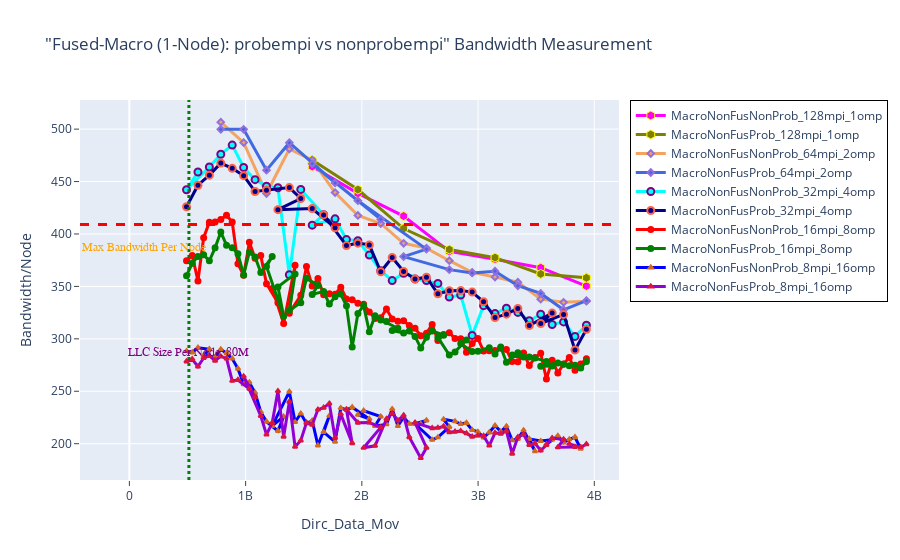

The code cell stored with this chart in its notebook:
### Markdown cell above
# BANDWIDTH

### Code cell
fig = go.Figure() 

# Case 1
fig.add_trace(go.Scatter(x=(dfn1MacNonFusNonProb_128mpi_1omp.Dirc_Data_Mov*(dfn1MacNonFusNonProb_128mpi_1omp.MPI_size)), 
                         y=(dfn1MacNonFusNonProb_128mpi_1omp.BAND*(dfn1MacNonFusNonProb_128mpi_1omp.MPI_size)), 
                         mode='lines+markers', 
                         name='MacroNonFusNonProb_128mpi_1omp',
                         line=dict(color='magenta',width=3),
                         marker=dict(symbol='hexagon',size=9, line=dict(color='yellow',width=1))))

fig.add_trace(go.Scatter(x=(dfn1MacNonFusProb_128mpi_1omp.Dirc_Data_Mov*(dfn1MacNonFusProb_128mpi_1omp.MPI_size)), 
                         y=(dfn1MacNonFusProb_128mpi_1omp.BAND*(dfn1MacNonFusProb_128mpi_1omp.MPI_size)), 
                         mode='lines+markers', 
                         name='MacroNonFusProb_128mpi_1omp',
                         line=dict(color='olive',width=3),
                         marker=dict(symbol='hexagon',size=9, line=dict(color='yellow',width=1))))


# Case 2
fig.add_trace(go.Scatter(x=(dfn1MacNonFusNonProb_64mpi_2omp.Dirc_Data_Mov*(dfn1MacNonFusNonProb_64mpi_2omp.MPI_size)), 
                         y=(dfn1MacNonFusNonProb_64mpi_2omp.BAND*(dfn1MacNonFusNonProb_64mpi_2omp.MPI_size)), 
                         mode='lines+markers', 
                         name='MacroNonFusNonProb_64mpi_2omp',
                         line=dict(color='sandybrown',width=3),
                         marker=dict(symbol='diamond',size=5,line=dict(color='MediumPurple',width=2))))

fig.add_trace(go.Scatter(x=(dfn1MacNonFusProb_64mpi_2omp.Dirc_Data_Mov*(dfn1MacNonFusProb_64mpi_2omp.MPI_size)), 
                         y=(dfn1MacNonFusProb_64mpi_2omp.BAND*(dfn1MacNonFusProb_64mpi_2omp.MPI_size)), 
                         mode='lines+markers', 
                         name='MacroNonFusProb_64mpi_2omp',
                         line=dict(color='royalblue',width=3),
                         marker=dict(symbol='diamond',size=5,line=dict(color='MediumPurple',width=2))))


# Case 3
fig.add_trace(go.Scatter(x=(dfn1MacNonFusNonProb_32mpi_4omp.Dirc_Data_Mov*(dfn1MacNonFusNonProb_32mpi_4omp.MPI_size)), 
                         y=(dfn1MacNonFusNonProb_32mpi_4omp.BAND*(dfn1MacNonFusNonProb_32mpi_4omp.MPI_size)), 
                         mode='lines+markers', 
                         name='MacroNonFusNonProb_32mpi_4omp',
                         line=dict(color='cyan',width=3),
                         marker=dict(symbol='circle',size=7,line=dict(color='Purple',width=2))))

fig.add_trace(go.Scatter(x=(dfn1MacNonFusProb_32mpi_4omp.Dirc_Data_Mov*(dfn1MacNonFusProb_32mpi_4omp.MPI_size)), 
                         y=(dfn1MacNonFusProb_32mpi_4omp.BAND*(dfn1MacNonFusProb_32mpi_4omp.MPI_size)), 
                         mode='lines+markers', 
                         name='MacroNonFusProb_32mpi_4omp',
                         line=dict(color='darkblue',width=3),
                         marker=dict(symbol='circle',size=7, line=dict(color='tomato',width=2))))



# Case 4
fig.add_trace(go.Scatter(x=(dfn1MacNonFusNonProb_16mpi_8omp.Dirc_Data_Mov*(dfn1MacNonFusNonProb_16mpi_8omp.MPI_size)), 
                         y=(dfn1MacNonFusNonProb_16mpi_8omp.BAND*(dfn1MacNonFusNonProb_16mpi_8omp.MPI_size)), 
                         mode='lines+markers', 
                         name='MacroNonFusNonProb_16mpi_8omp',
                         line=dict(color='red',width=3),
                         marker=dict(symbol='circle',size=5,line=dict(color='red',width=2))))

fig.add_trace(go.Scatter(x=(dfn1MacNonFusProb_16mpi_8omp.Dirc_Data_Mov*(dfn1MacNonFusProb_16mpi_8omp.MPI_size)), 
                         y=(dfn1MacNonFusProb_16mpi_8omp.BAND*(dfn1MacNonFusProb_16mpi_8omp.MPI_size)), 
                         mode='lines+markers', 
                         name='MacroNonFusProb_16mpi_8omp',
                         line=dict(color='green',width=3),
                         marker=dict(symbol='circle',size=5,line=dict(color='green',width=2))))



# Case 5
fig.add_trace(go.Scatter(x=(dfn1MacNonFusNonProb_8mpi_16omp.Dirc_Data_Mov*(dfn1MacNonFusNonProb_8mpi_16omp.MPI_size)), 
                         y=(dfn1MacNonFusNonProb_8mpi_16omp.BAND*(dfn1MacNonFusNonProb_8mpi_16omp.MPI_size)), 
                         mode='lines+markers', 
                         name='MacroNonFusNonProb_8mpi_16omp',
                         line=dict(color='blue',width=3),
                         marker=dict(symbol='triangle-up',size=4,line=dict(color='chocolate',width=2))))

fig.add_trace(go.Scatter(x=(dfn1MacNonFusProb_8mpi_16omp.Dirc_Data_Mov*(dfn1MacNonFusProb_8mpi_16omp.MPI_size)), 
                         y=(dfn1MacNonFusProb_8mpi_16omp.BAND*(dfn1MacNonFusProb_8mpi_16omp.MPI_size)), 
                         mode='lines+markers', 
                         name='MacroNonFusProb_8mpi_16omp',
                         line=dict(color='darkviolet',width=3),
                         marker=dict(symbol='triangle-up',size=4,line=dict(color='crimson',width=2))))


# Adding vertical and horizontal lines 
fig.add_vline(x=512e6, line_width=3, line_dash="dot", line_color="green")
fig.add_hline(y=409, line_width=3, line_dash="dash", line_color="red")

# Add annotation with arrow
fig.add_annotation(
    x='512e6'
    , y=280
    , text=f'LLC Size Per Node: 80M'
    , yanchor='bottom'
    , showarrow=False
    , arrowhead=1
    , arrowsize=1
    , arrowwidth=2
    , arrowcolor="#636363"
    , ax=-20
    , ay=-30
    , font=dict(size=12, color="purple", family="Sans Serif")
    , align="left"
    ,)

fig.add_annotation(
    x='130e6'
    , y=380
    , text=f'Max Bandwidth Per Node'
    , yanchor='bottom'
    , showarrow=False
    , arrowhead=1
    , arrowsize=1
    , arrowwidth=2
    , arrowcolor="#636363"
    , ax=-20
    , ay=-30
    , font=dict(size=12, color="orange", family="Sans Serif")
    , align="left"
    ,)


fig.update_layout(title='"Fused-Macro (1-Node): probempi vs nonprobempi" Bandwidth Measurement',
                  xaxis_title='Dirc_Data_Mov', yaxis_title='Bandwidth/Node', 
                  xaxis=dict(ticks="outside"),  
                  yaxis=dict(ticks="outside"),
                  legend=go.layout.Legend(bordercolor="black",borderwidth=1))

### Figure 1 — Plotly figure (JSON) as saved in the notebook; plotly's stock layout.template omitted (floating-point values rounded to 4 significant figures)
{"data": [{"line": {"color": "magenta", "width": 3}, "marker": {"line": {"color": "yellow", "width": 1}, "size": 9, "symbol": "hexagon"}, "mode": "lines+markers", "name": "MacroNonFusNonProb_128mpi_1omp", "type": "scatter", "x": [1572864000, 1966080000, 2359296000, 2752512000, 3145728000, 3538944000, 3932160000], "y": [464.3, 438.7, 417.1, 383.4, 375.9, 367.9, 350.3]}, {"line": {"color": "olive", "width": 3}, "marker": {"line": {"color": "yellow", "width": 1}, "size": 9, "symbol": "hexagon"}, "mode": "lines+markers", "name": "MacroNonFusProb_128mpi_1omp", "type": "scatter", "x": [1572864000, 1966080000, 2359296000, 2752512000, 3145728000, 3538944000, 3932160000], "y": [470.5, 442.4, 405.2, 385.2, 377.5, 361.9, 358.2]}, {"line": {"color": "sandybrown", "width": 3}, "marker": {"line": {"color": "MediumPurple", "width": 2}, "size": 5, "symbol": "diamond"}, "mode": "lines+markers", "name": "MacroNonFusNonProb_64mpi_2omp", "type": "scatter", "x": [786432000, 983040000, 1179648000, 1376256000, 1572864000, 1769472000, 1966080000, 2162688000, 2359296000, 2555904000, 2752512000, 2949120000, 3145728000, 3342336000, 3538944000, 3735552000, 3932160000], "y": [506.7, 487.2, 438.6, 481.1, 470.5, 439.5, 417.7, 410.0, 391.1, 386.5, 374.5, 363.4, 358.9, 354.0, 337.9, 334.8, 335.9]}, {"line": {"color": "royalblue", "width": 3}, "marker": {"line": {"color": "MediumPurple", "width": 2}, "size": 5, "symbol": "diamond"}, "mode": "lines+markers", "name": "MacroNonFusProb_64mpi_2omp", "type": "scatter", "x": [786432000, 983040000, 1179648000, 1376256000, 1769472000, 1572864000, 2162688000, 1966080000, 2555904000, 2359296000, 2752512000, 2949120000, 3145728000, 3342336000, 3538944000, 3735552000, 3932160000], "y": [499.8, 499.8, 460.8, 487.0, 448.7, 467.0, 414.1, 431.8, 385.5, 378.4, 366.0, 362.8, 364.5, 350.6, 343.3, 327.7, 336.4]}, {"line": {"color": "cyan", "width": 3}, "marker": {"line": {"color": "Purple", "width": 2}, "size": 7, "symbol": "circle"}, "mode": "lines+markers", "name": "MacroNonFusNonProb_32mpi_4omp", "type": "scatter", "x": [589824000, 491520000, 688128000, 786432000, 884736000, 983040000, 1081344000, 1179648000, 1277952000, 1376256000, 1474560000, 1671168000, 1572864000, 1769472000, 1867776000, 1966080000, 2064384000, 2162688000, 2260992000, 2359296000, 2555904000, 2457600000, 2654208000, 2752512000, 2850816000, 2949120000, 3047424000, 3145728000, 3244032000, 3342336000, 3440640000, 3538944000, 3637248000, 3735552000, 3833856000, 3932160000], "y": [459.1, 442.2, 463.8, 476.0, 484.8, 463.4, 451.8, 445.6, 444.1, 361.1, 442.5, 418.4, 408.4, 414.4, 394.7, 393.6, 379.9, 365.0, 355.6, 362.4, 355.6, 357.2, 352.8, 339.8, 341.8, 303.3, 331.7, 324.1, 329.3, 325.2, 317.3, 323.4, 313.7, 316.1, 302.3, 313.0]}, {"line": {"color": "darkblue", "width": 3}, "marker": {"line": {"color": "tomato", "width": 2}, "size": 7, "symbol": "circle"}, "mode": "lines+markers", "name": "MacroNonFusProb_32mpi_4omp", "type": "scatter", "x": [491520000, 589824000, 688128000, 786432000, 884736000, 983040000, 1081344000, 1179648000, 1376256000, 1474560000, 1277952000, 1572864000, 1769472000, 1671168000, 1867776000, 1966080000, 2064384000, 2162688000, 2260992000, 2359296000, 2457600000, 2555904000, 2654208000, 2752512000, 2850816000, 2949120000, 3047424000, 3145728000, 3244032000, 3342336000, 3440640000, 3637248000, 3538944000, 3735552000, 3833856000, 3932160000], "y": [425.9, 446.5, 456.1, 467.6, 462.6, 455.6, 440.5, 441.8, 444.3, 433.8, 423.2, 424.3, 405.9, 418.2, 388.9, 391.3, 389.6, 364.0, 377.6, 364.2, 357.0, 358.7, 343.0, 345.8, 346.0, 344.6, 335.4, 320.3, 323.5, 329.0, 312.6, 324.6, 314.6, 323.3, 289.4, 309.2]}, {"line": {"color": "red", "width": 3}, "marker": {"line": {"color": "red", "width": 2}, "size": 5, "symbol": "circle"}, "mode": "lines+markers", "name": "MacroNonFusNonProb_16mpi_8omp", "type": "scatter", "x": [491520000, 540672000, 589824000, 638976000, 688128000, 737280000, 786432000, 835584000, 884736000, 933888000, 983040000, 1032192000, 1081344000, 1130496000, 1179648000, 1277952000, 1228800000, 1327104000, 1425408000, 1376256000, 1474560000, 1523712000, 1572864000, 1622016000, 1671168000, 1720320000, 1769472000, 1818624000, 1867776000, 1916928000, 1966080000, 2015232000, 2064384000, 2113536000, 2162688000, 2211840000, 2260992000, 2310144000, 2359296000, 2408448000, 2457600000, 2506752000, 2555904000, 2605056000, 2654208000, 2703360000, 2752512000, 2801664000, 2850816000, 2899968000, 2949120000, 2998272000, 3047424000, 3096576000, 3145728000, 3194880000, 3244032000, 3293184000, 3342336000, 3391488000, 3440640000, 3489792000, 3538944000, 3588096000, 3637248000, 3686400000, 3735552000, 3784704000, 3833856000, 3883008000, 3932160000], "y": [374.4, 379.5, 355.2, 396.4, 411.2, 411.4, 413.8, 417.9, 411.5, 371.7, 360.6, 392.0, 376.8, 379.4, 352.6, 334.5, 348.1, 314.7, 370.2, 324.5, 341.6, 369.0, 350.3, 357.5, 342.1, 343.1, 342.4, 349.2, 338, 337.2, 334.0, 332.9, 325.7, 319.3, 320.0, 328.4, 318.9, 316.8, 317.1, 312.7, 310.0, 302.9, 305.4, 313.6, 298.4, 304.1, 305.8, 300.4, 300.2, 287.1, 295.4, 300.4, 288.3, 288.7, 288.9, 291.1, 289.7, 278.3, 278.2, 286.5, 274.5, 282.2, 286.2, 261.6, 279.6, 267.5, 276.1, 282.2, 270.0, 276.0, 281.0]}, {"line": {"color": "green", "width": 3}, "marker": {"line": {"color": "green", "width": 2}, "size": 5, "symbol": "circle"}, "mode": "lines+markers", "name": "MacroNonFusProb_16mpi_8omp", "type": "scatter", "x": [491520000, 540672000, 589824000, 638976000, 688128000, 737280000, 786432000, 835584000, 884736000, 933888000, 983040000, 1032192000, 1081344000, 1130496000, 1228800000, 1179648000, 1327104000, 1277952000, 1425408000, 1376256000, 1474560000, 1523712000, 1622016000, 1572864000, 1671168000, 1720320000, 1769472000, 1818624000, 1867776000, 1916928000, 1966080000, 2015232000, 2064384000, 2113536000, 2211840000, 2162688000, 2310144000, 2260992000, 2359296000, 2408448000, 2457600000, 2506752000, 2555904000, 2605056000, 2703360000, 2654208000, 2752512000, 2801664000, 2899968000, 2850816000, 2949120000, 2998272000, 3096576000, 3145728000, 3194880000, 3244032000, 3342336000, 3293184000, 3391488000, 3440640000, 3489792000, 3588096000, 3637248000, 3538944000, 3686400000, 3735552000, 3784704000, 3833856000, 3883008000, 3932160000], "y": [360.2, 372.0, 378.6, 380.1, 374.4, 386.8, 401.8, 389.3, 386.9, 381.1, 360.9, 382.6, 378.1, 363.4, 378.4, 369.0, 321.6, 349.6, 361.9, 327.0, 334.5, 357.8, 350.9, 342.4, 345.1, 333.2, 340.1, 342.7, 331.5, 292.2, 324.3, 331.7, 306.7, 322.1, 316.6, 318.1, 310.1, 307.9, 305.6, 307.4, 302.3, 291.4, 301.6, 307.6, 303.4, 301.3, 284.6, 287.5, 299.0, 295.4, 287.9, 288.3, 291.6, 285.6, 292.2, 277.7, 286.7, 284.6, 282.7, 282.7, 281.6, 278.5, 274.1, 273.9, 276.9, 275.9, 274.4, 274.7, 272.1, 278.3]}, {"line": {"color": "blue", "width": 3}, "marker": {"line": {"color": "chocolate", "width": 2}, "size": 4, "symbol": "triangle-up"}, "mode": "lines+markers", "name": "MacroNonFusNonProb_8mpi_16omp", "type": "scatter", "x": [491520000, 540672000, 589824000, 688128000, 638976000, 737280000, 786432000, 835584000, 884736000, 933888000, 983040000, 1032192000, 1081344000, 1130496000, 1179648000, 1277952000, 1327104000, 1228800000, 1376256000, 1425408000, 1474560000, 1523712000, 1572864000, 1622016000, 1720320000, 1671168000, 1769472000, 1818624000, 1867776000, 1916928000, 2064384000, 1966080000, 2015232000, 2162688000, 2113536000, 2211840000, 2260992000, 2310144000, 2359296000, 2408448000, 2506752000, 2555904000, 2457600000, 2605056000, 2654208000, 2752512000, 2703360000, 2801664000, 2850816000, 2899968000, 2949120000, 2998272000, 3047424000, 3096576000, 3145728000, 3194880000, 3244032000, 3293184000, 3342336000, 3391488000, 3489792000, 3440640000, 3538944000, 3637248000, 3588096000, 3686400000, 3735552000, 3784704000, 3833856000, 3883008000], "y": [288.3, 287.0, 291.5, 290.1, 284.2, 282.5, 290.0, 286.3, 281.2, 271.5, 256.8, 258.4, 248.6, 230.2, 221.0, 212.2, 225.8, 216.9, 249.6, 220.7, 228.7, 219.2, 222.1, 198.3, 226.6, 211.0, 201.8, 234.0, 232.3, 234.7, 223.6, 227.6, 231.4, 225.9, 216.9, 218.4, 233.0, 216.8, 225.3, 219.0, 218.7, 222.2, 219.0, 203.7, 206.1, 215.9, 223.3, 221.3, 218.8, 219.8, 213.0, 211.3, 206.0, 210.7, 217.3, 211.6, 216.5, 203.3, 204.6, 212.8, 192.8, 204.5, 202.5, 203.8, 199.4, 207.4, 201.1, 204.2, 206.2, 195.2]}, {"line": {"color": "darkviolet", "width": 3}, "marker": {"line": {"color": "crimson", "width": 2}, "size": 4, "symbol": "triangle-up"}, "mode": "lines+markers", "name": "MacroNonFusProb_8mpi_16omp", "type": "scatter", "x": [491520000, 540672000, 589824000, 638976000, 688128000, 737280000, 786432000, 835584000, 884736000, 933888000, 1032192000, 1081344000, 983040000, 1130496000, 1179648000, 1228800000, 1277952000, 1327104000, 1376256000, 1425408000, 1474560000, 1523712000, 1572864000, 1622016000, 1671168000, 1720320000, 1769472000, 1818624000, 1916928000, 1867776000, 1966080000, 2064384000, 2162688000, 2015232000, 2113536000, 2211840000, 2260992000, 2310144000, 2359296000, 2408448000, 2506752000, 2555904000, 2457600000, 2605056000, 2654208000, 2703360000, 2752512000, 2801664000, 2850816000, 2899968000, 2949120000, 2998272000, 3047424000, 3096576000, 3145728000, 3194880000, 3244032000, 3293184000, 3342336000, 3391488000, 3440640000, 3489792000, 3538944000, 3588096000, 3637248000, 3735552000, 3686400000, 3833856000, 3784704000, 3883008000, 3932160000], "y": [278.5, 280.5, 273.6, 281.8, 283.7, 279.2, 283.3, 281.3, 260.0, 260.8, 252.3, 244.4, 264.1, 226.5, 208.7, 219.8, 250.1, 206.6, 240.1, 197.0, 203.0, 220.1, 217.9, 232.5, 234.3, 238.2, 205.5, 228.1, 200.5, 232.7, 220.1, 220.2, 215.5, 196.0, 197.9, 223.5, 228.9, 222.1, 227.0, 206.2, 186.3, 196.1, 220.1, 214.8, 215.1, 216.5, 210.8, 211.5, 212.0, 209.9, 206.7, 207.7, 207.4, 198.2, 210.3, 209.5, 212.0, 190.5, 206.3, 208.9, 198.8, 200.2, 193.5, 198.8, 205.4, 204.0, 196.5, 196.9, 199.8, 196.7, 199.5]}], "layout": {"annotations": [{"align": "left", "arrowcolor": "#636363", "arrowhead": 1, "arrowsize": 1, "arrowwidth": 2, "ax": -20, "ay": -30, "font": {"color": "purple", "family": "Sans Serif", "size": 12}, "showarrow": false, "text": "LLC Size Per Node: 80M", "x": "512e6", "y": 280, "yanchor": "bottom"}, {"align": "left", "arrowcolor": "#636363", "arrowhead": 1, "arrowsize": 1, "arrowwidth": 2, "ax": -20, "ay": -30, "font": {"color": "orange", "family": "Sans Serif", "size": 12}, "showarrow": false, "text": "Max Bandwidth Per Node", "x": "130e6", "y": 380, "yanchor": "bottom"}], "legend": {"bordercolor": "black", "borderwidth": 1}, "shapes": [{"line": {"color": "green", "dash": "dot", "width": 3}, "type": "line", "x0": 512000000, "x1": 512000000, "xref": "x", "y0": 0, "y1": 1, "yref": "y domain"}, {"line": {"color": "red", "dash": "dash", "width": 3}, "type": "line", "x0": 0, "x1": 1, "xref": "x domain", "y0": 409, "y1": 409, "yref": "y"}], "title": {"text": "\"Fused-Macro (1-Node): probempi vs nonprobempi\" Bandwidth Measurement"}, "xaxis": {"ticks": "outside", "title": {"text": "Dirc_Data_Mov"}}, "yaxis": {"ticks": "outside", "title": {"text": "Bandwidth/Node"}}}}
